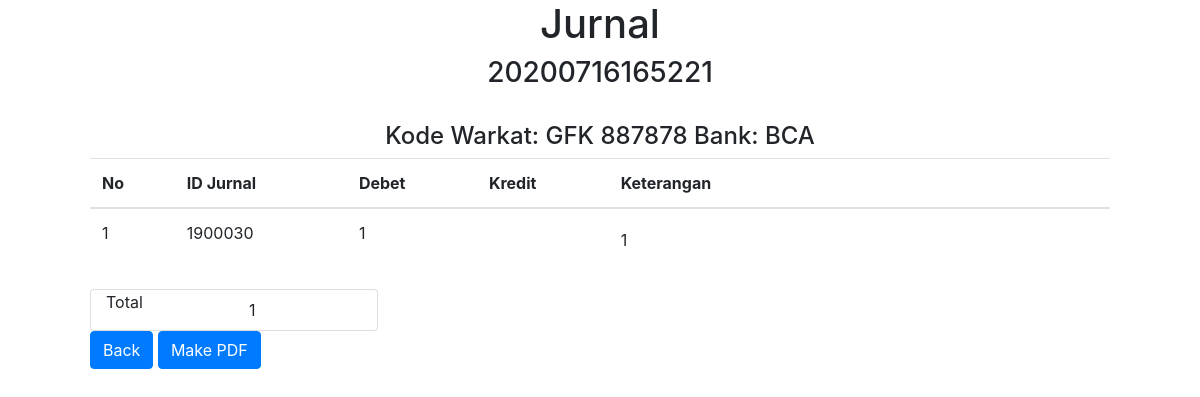
/jurnaldetail.php?idjurnal=20200716165221, run on the app's committed database.
### tables this page shows
CREATE TABLE `jurnal` (
  `idjurnal` varchar(14) NOT NULL,
  `debet` int(1) NOT NULL,
  `jurnal` text NOT NULL,
  `total` int(11) NOT NULL,
  `warkat` varchar(10) DEFAULT NULL
);

CREATE TABLE `bank` (
  `kodebank` varchar(12) NOT NULL,
  `namabank` varchar(25) NOT NULL,
  `cabang` varchar(30) DEFAULT NULL
);

### jurnaldetail.php (the view, shortened to what this page needs)
<!doctype html>
<html lang="en">
  <head>
    <link rel="stylesheet" href="css/bootstrap.min.css">
  </head>
  <body>
	<div class="container" style="padding-left:5%; padding-right:5%;">
	<center><h1>Jurnal</h1></center>
		<?php
        require('config.php');
        if( isset($_GET["idjurnal"]) ){
            $idjurnal = $_GET["idjurnal"];
			echo'<center><h3>'.$idjurnal.'</h3><br></center>';
            $con = new mysqli($host, $dbid, $dbpass, $dbname);
            $stmt = $con->prepare( "SELECT * FROM jurnal Where idjurnal = ? " );
            $stmt->bind_param("s", $idjurnal ); $stmt->execute();
            $result = $stmt->get_result();
            while($row = mysqli_fetch_assoc($result)) {
                $idjurnal = strval($row["idjurnal"]);
                $debet = $row["debet"];
                $total = $row["total"];
                $jurnal = json_decode( $row["jurnal"] );
				$warkat = $row["warkat"];
            }
			$namawarkat = explode(" ",$warkat);
			$stmt = $con->prepare( "SELECT kodebank FROM warkat WHERE kodewarkat = ? AND nowarkat = ? " );
            $stmt->bind_param("ss", $namawarkat[0], $namawarkat[1]  ); $stmt->execute();
            $result = $stmt->get_result();
			while($row = mysqli_fetch_assoc($result)) {
				$kodebank = $row["kodebank"];
			}
			$namabank=' - ';
			$stmt = $con->prepare( "SELECT namabank FROM bank WHERE kodebank = ? " );
            $stmt->bind_param("s", $kodebank  ); $stmt->execute();
            $result = $stmt->get_result();
			while($row = mysqli_fetch_assoc($result)) {
				$namabank = $row["namabank"];
			}
        }else{
            echo "<script language='javascript'>alert('ID tidak ditemukan');window.location.href = 'index.php';</script>";
        }
		echo "<center><h4>Kode Warkat: ".$warkat."  Bank: ".$namabank."</h4></center>";
?>
	<div class="form-group">
    <table class="table" id="tabel">
		<thead>
			<tr>
				<th scope="col">No</th>
				<th scope="col">ID Jurnal</th>
				<th scope="col">Debet</th>
				<th scope="col">Kredit</th>
				<th scope="col">Keterangan</th>
			</tr>
		</thead>
		<tbody>
<?php
        for($i=0;$i<sizeof($jurnal[0]);$i++){
            $j=$i+1;
			if($debet == 1){
			$dk = ' <td></td><td>
					'.$jurnal[1][$i].'
					</td>';
			}else{
			$dk = ' <td>
					'.$jurnal[1][$i].'
					</td><td></td>';
			}
            echo '
            <tr>
                <td> <p class="no" >'. $j .'</p> </td>
                <td>
                    '.$jurnal[0][$i].'
                </td>
					'.$dk.'
                <td><input type="text" class="form-control-plaintext" name="qty[]" value="'.$jurnal[2][$i].'" readonly ></td>
            </tr>
            ';
        }
        ?>
        </tbody>
    </table>
  </div>
  <div class="card justify-content-end" style="width: 18rem;">
    <div class="form-inline">
        <div class="col">
            <p>Total</p>
        </div>
        <div class="col">
            <input type="text" class="form-control-plaintext" id="total" name="total" value="<?php echo $total ?>" readonly>
        </div>
    </div>
  </div>
    <a href="jurnal.php"><button  type="button" class="btn btn-primary">Back</button></a>
	<a href="jurnalmakepdf.php?idjurnal=<?php echo $idjurnal ?>"><button  type="button" class="btn btn-primary">Make PDF</button></a>
</div>
  </body>
</html>

### data on the page
jurnal: warkat "GFK 887878", j "1", jurnal "1900030", jurnal "1", total "1"
bank: namabank "BCA"

### other printed values
$idjurnal "20200716165221"
